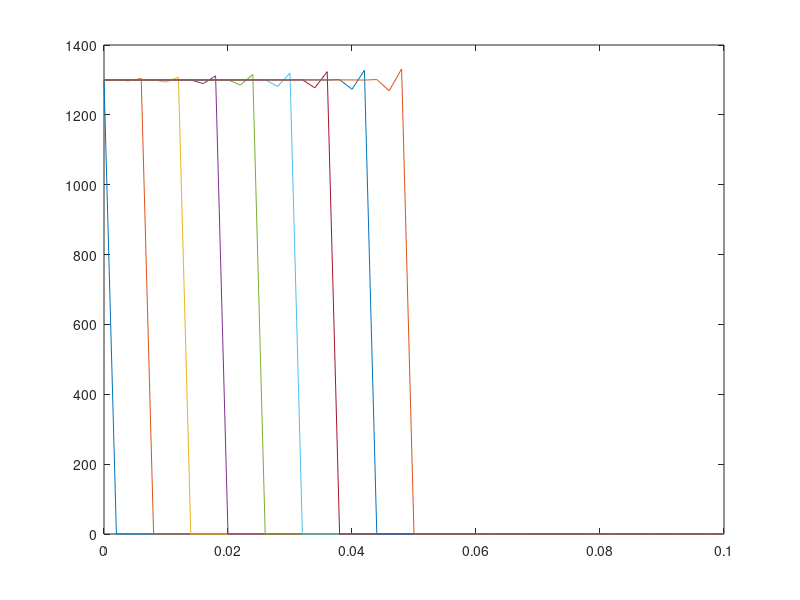

Write MATLAB code to recreate this figure. (Note: this script raises an error after producing the figure.)
%Simulation of an AC filter, 1D problem. FD solution with upwind for
%convective term and forward Euler in time.
% ToDo: 
% 1) Revise the code and the FD approximations for the convection-diffusion
% equation
% 2) Numerically check the stability condition Courant<=1 (run for
% dt=1,2,4,10 and observe the stability and accuracy of the solution)
% 3) Try with a centred approximation for the convective term. Is it stable
% for any dt?
% 4) Uncomment the lines for the computation of the AC local problem and
% the reaction term. Observe the effect of the AC on the HC front velocity
% 5) Modify the code to compute (i) a loaging of the canister during 30000s
% and (ii) an unloading of the canister during 10000s 


%Material parameters
epse = 0.37; epsp = 0.8; 
rhoS = 2.22e6; 
K = 3.e-3; qm = 0.4;
Dp=1.e-8;
Kf = 0.6e-2; %0.6 cm/s
B=Kf/(Dp*rhoS*(1-epsp));
R=0.002;

c_ext = 1300;
velocity = 5.e-4;%cm/s
nu=1.e-9;
canisterSize=0.1;%10 cm

L=@(q) q./(K*(qm-q));
dL=@(q) qm./(K*(qm-q).^2);
sigmaConstant=((1-epse)/epse)*3*Dp*B/R;
alpha = Dp*B/R; beta=35*Dp/(R^2);

N=50; %number of segments
dx = canisterSize/N;
c=zeros(N+2,1); c(1)=c_ext; %including a fictitius node for the right boundary (homogeneous Neumann)

Tfinal=100; dt=4; fprintf('\nCourant number=%0.2f\n',velocity*dt/dx); %Final time and step for convection-diffusion
%Tfinal=30000; dt=0.1; %Final time and time step for AC filter

nOfTimeSteps=round(Tfinal/dt);
C=zeros(N+1,nOfTimeSteps+1); Qb=C; QR=C;
C(:,1)=c(1:end-1);

for n=1:nOfTimeSteps
    i=2:N+1;
%    sigma = sigmaConstant*((1-epsp)*rhoS+epsp*dL(Qb(i,n)));
    c(i)=c(i)+dt*(velocity*(c(i-1)-c(i))/dx+nu*(c(i-1)-2*c(i)+c(i+1))/(dx^2));%+dt*sigma.*(L(QR(i,n))-c(i));
    c(1)=c_ext; c(end)=c(end-2);
    C(:,n+1)=c(1:end-1);
    cmL=C(:,n)-L(QR(:,n));
%     Qb(:,n+1)=Qb(:,n)+dt*3*alpha*cmL;
%     QR(:,n+1)=QR(:,n)+dt*(beta*(Qb(:,n)-QR(:,n))+10*alpha*cmL);
end
x=0:dx:canisterSize;
tplots=1:round(nOfTimeSteps/10):nOfTimeSteps+1;
figure(1), plot(x,C(:,tplots)); title("Dp = " + Dp + " dx = " + dx + " dt = " + dt), xlabel('x'), ylabel('c')
% figure(2), plot(x,Qb(:,tplots)); title('qb')
% figure(3), plot(x,QR(:,tplots)); title('qR')

Cl=C; Qbl=Qb; QRl=QR;

